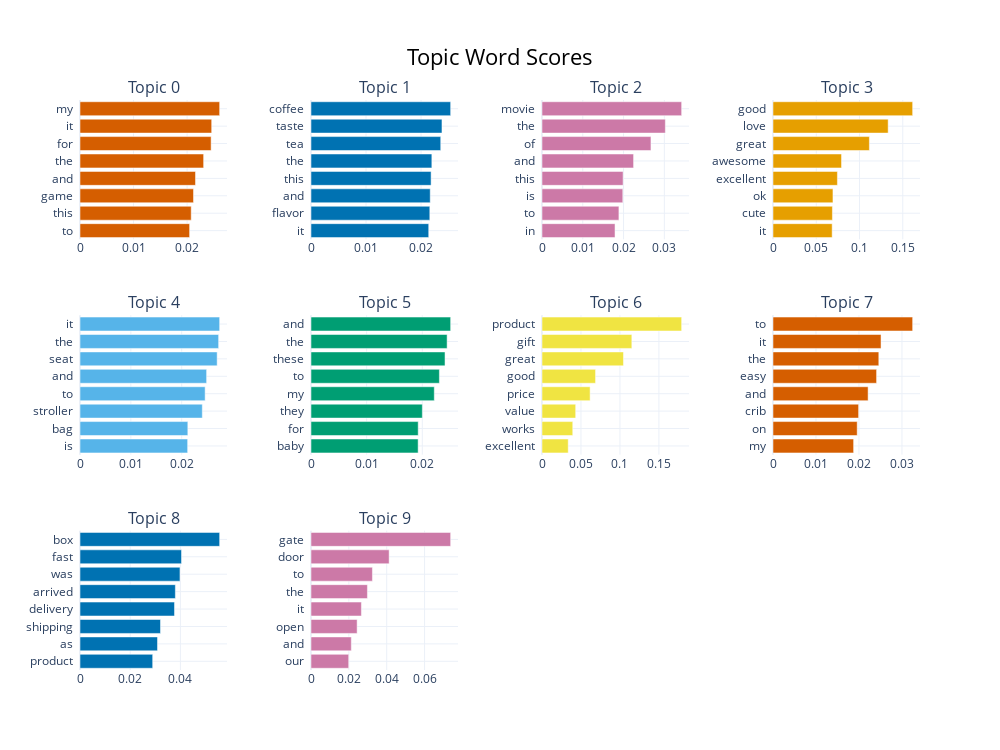

Notebook cell for this chart:
### Code cell
%%time
topic_model.visualize_barchart(top_n_topics=10, n_words=8)

### Figure 1 — Plotly figure (JSON) as saved in the notebook; plotly's stock layout.template omitted (floating-point values rounded to 4 significant figures)
{"data": [{"marker": {"color": "#D55E00"}, "orientation": "h", "type": "bar", "x": [0.02047, 0.02077, 0.0212, 0.02157, 0.02309, 0.02449, 0.02459, 0.02608], "xaxis": "x", "y": ["to  ", "this  ", "game  ", "and  ", "the  ", "for  ", "it  ", "my  "], "yaxis": "y"}, {"marker": {"color": "#0072B2"}, "orientation": "h", "type": "bar", "x": [0.0214, 0.02159, 0.02167, 0.02183, 0.02197, 0.02358, 0.02381, 0.02538], "xaxis": "x2", "y": ["it  ", "flavor  ", "and  ", "this  ", "the  ", "tea  ", "taste  ", "coffee  "], "yaxis": "y2"}, {"marker": {"color": "#CC79A7"}, "orientation": "h", "type": "bar", "x": [0.01791, 0.01886, 0.01981, 0.01989, 0.02246, 0.02672, 0.03025, 0.03425], "xaxis": "x3", "y": ["in  ", "to  ", "is  ", "this  ", "and  ", "of  ", "the  ", "movie  "], "yaxis": "y3"}, {"marker": {"color": "#E69F00"}, "orientation": "h", "type": "bar", "x": [0.06839, 0.06866, 0.06929, 0.07445, 0.0792, 0.1114, 0.1331, 0.1614], "xaxis": "x4", "y": ["it  ", "cute  ", "ok  ", "excellent  ", "awesome  ", "great  ", "love  ", "good  "], "yaxis": "y4"}, {"marker": {"color": "#56B4E9"}, "orientation": "h", "type": "bar", "x": [0.02117, 0.02121, 0.02405, 0.02461, 0.0249, 0.02697, 0.02726, 0.02746], "xaxis": "x5", "y": ["is  ", "bag  ", "stroller  ", "to  ", "and  ", "seat  ", "the  ", "it  "], "yaxis": "y5"}, {"marker": {"color": "#009E73"}, "orientation": "h", "type": "bar", "x": [0.01926, 0.01927, 0.02001, 0.02216, 0.02308, 0.02409, 0.02447, 0.0251], "xaxis": "x6", "y": ["baby  ", "for  ", "they  ", "my  ", "to  ", "these  ", "the  ", "and  "], "yaxis": "y6"}, {"marker": {"color": "#F0E442"}, "orientation": "h", "type": "bar", "x": [0.03365, 0.03947, 0.04323, 0.06174, 0.06873, 0.1045, 0.1153, 0.1792], "xaxis": "x7", "y": ["excellent  ", "works  ", "value  ", "price  ", "good  ", "great  ", "gift  ", "product  "], "yaxis": "y7"}, {"marker": {"color": "#D55E00"}, "orientation": "h", "type": "bar", "x": [0.01875, 0.01959, 0.01991, 0.02212, 0.02409, 0.02461, 0.02513, 0.03248], "xaxis": "x8", "y": ["my  ", "on  ", "crib  ", "and  ", "easy  ", "the  ", "it  ", "to  "], "yaxis": "y8"}, {"marker": {"color": "#0072B2"}, "orientation": "h", "type": "bar", "x": [0.02896, 0.03088, 0.03207, 0.03766, 0.038, 0.03984, 0.04046, 0.05565], "xaxis": "x9", "y": ["product  ", "as  ", "shipping  ", "delivery  ", "arrived  ", "was  ", "fast  ", "box  "], "yaxis": "y9"}, {"marker": {"color": "#CC79A7"}, "orientation": "h", "type": "bar", "x": [0.01992, 0.02129, 0.02436, 0.02663, 0.0298, 0.03245, 0.04127, 0.07377], "xaxis": "x10", "y": ["our  ", "and  ", "open  ", "it  ", "the  ", "to  ", "door  ", "gate  "], "yaxis": "y10"}], "layout": {"annotations": [{"font": {"size": 16}, "showarrow": false, "text": "Topic 0", "x": 0.0875, "xanchor": "center", "xref": "paper", "y": 1, "yanchor": "bottom", "yref": "paper"}, {"font": {"size": 16}, "showarrow": false, "text": "Topic 1", "x": 0.3625, "xanchor": "center", "xref": "paper", "y": 1, "yanchor": "bottom", "yref": "paper"}, {"font": {"size": 16}, "showarrow": false, "text": "Topic 2", "x": 0.6375, "xanchor": "center", "xref": "paper", "y": 1, "yanchor": "bottom", "yref": "paper"}, {"font": {"size": 16}, "showarrow": false, "text": "Topic 3", "x": 0.9125, "xanchor": "center", "xref": "paper", "y": 1, "yanchor": "bottom", "yref": "paper"}, {"font": {"size": 16}, "showarrow": false, "text": "Topic 4", "x": 0.0875, "xanchor": "center", "xref": "paper", "y": 0.6222, "yanchor": "bottom", "yref": "paper"}, {"font": {"size": 16}, "showarrow": false, "text": "Topic 5", "x": 0.3625, "xanchor": "center", "xref": "paper", "y": 0.6222, "yanchor": "bottom", "yref": "paper"}, {"font": {"size": 16}, "showarrow": false, "text": "Topic 6", "x": 0.6375, "xanchor": "center", "xref": "paper", "y": 0.6222, "yanchor": "bottom", "yref": "paper"}, {"font": {"size": 16}, "showarrow": false, "text": "Topic 7", "x": 0.9125, "xanchor": "center", "xref": "paper", "y": 0.6222, "yanchor": "bottom", "yref": "paper"}, {"font": {"size": 16}, "showarrow": false, "text": "Topic 8", "x": 0.0875, "xanchor": "center", "xref": "paper", "y": 0.2444, "yanchor": "bottom", "yref": "paper"}, {"font": {"size": 16}, "showarrow": false, "text": "Topic 9", "x": 0.3625, "xanchor": "center", "xref": "paper", "y": 0.2444, "yanchor": "bottom", "yref": "paper"}], "height": 750, "hoverlabel": {"bgcolor": "white", "font": {"family": "Rockwell", "size": 16}}, "showlegend": false, "title": {"font": {"color": "Black", "size": 22}, "text": "Topic Word Scores", "x": 0.5, "xanchor": "center", "yanchor": "top"}, "width": 1000, "xaxis": {"anchor": "y", "domain": [0, 0.175], "showgrid": true}, "xaxis10": {"anchor": "y10", "domain": [0.275, 0.45], "showgrid": true}, "xaxis11": {"anchor": "y11", "domain": [0.55, 0.725], "showgrid": true}, "xaxis12": {"anchor": "y12", "domain": [0.825, 1], "showgrid": true}, "xaxis2": {"anchor": "y2", "domain": [0.275, 0.45], "showgrid": true}, "xaxis3": {"anchor": "y3", "domain": [0.55, 0.725], "showgrid": true}, "xaxis4": {"anchor": "y4", "domain": [0.825, 1], "showgrid": true}, "xaxis5": {"anchor": "y5", "domain": [0, 0.175], "showgrid": true}, "xaxis6": {"anchor": "y6", "domain": [0.275, 0.45], "showgrid": true}, "xaxis7": {"anchor": "y7", "domain": [0.55, 0.725], "showgrid": true}, "xaxis8": {"anchor": "y8", "domain": [0.825, 1], "showgrid": true}, "xaxis9": {"anchor": "y9", "domain": [0, 0.175], "showgrid": true}, "yaxis": {"anchor": "x", "domain": [0.7556, 1], "showgrid": true}, "yaxis10": {"anchor": "x10", "domain": [0, 0.2444], "showgrid": true}, "yaxis11": {"anchor": "x11", "domain": [0, 0.2444], "showgrid": true}, "yaxis12": {"anchor": "x12", "domain": [0, 0.2444], "showgrid": true}, "yaxis2": {"anchor": "x2", "domain": [0.7556, 1], "showgrid": true}, "yaxis3": {"anchor": "x3", "domain": [0.7556, 1], "showgrid": true}, "yaxis4": {"anchor": "x4", "domain": [0.7556, 1], "showgrid": true}, "yaxis5": {"anchor": "x5", "domain": [0.3778, 0.6222], "showgrid": true}, "yaxis6": {"anchor": "x6", "domain": [0.3778, 0.6222], "showgrid": true}, "yaxis7": {"anchor": "x7", "domain": [0.3778, 0.6222], "showgrid": true}, "yaxis8": {"anchor": "x8", "domain": [0.3778, 0.6222], "showgrid": true}, "yaxis9": {"anchor": "x9", "domain": [0, 0.2444], "showgrid": true}}}
